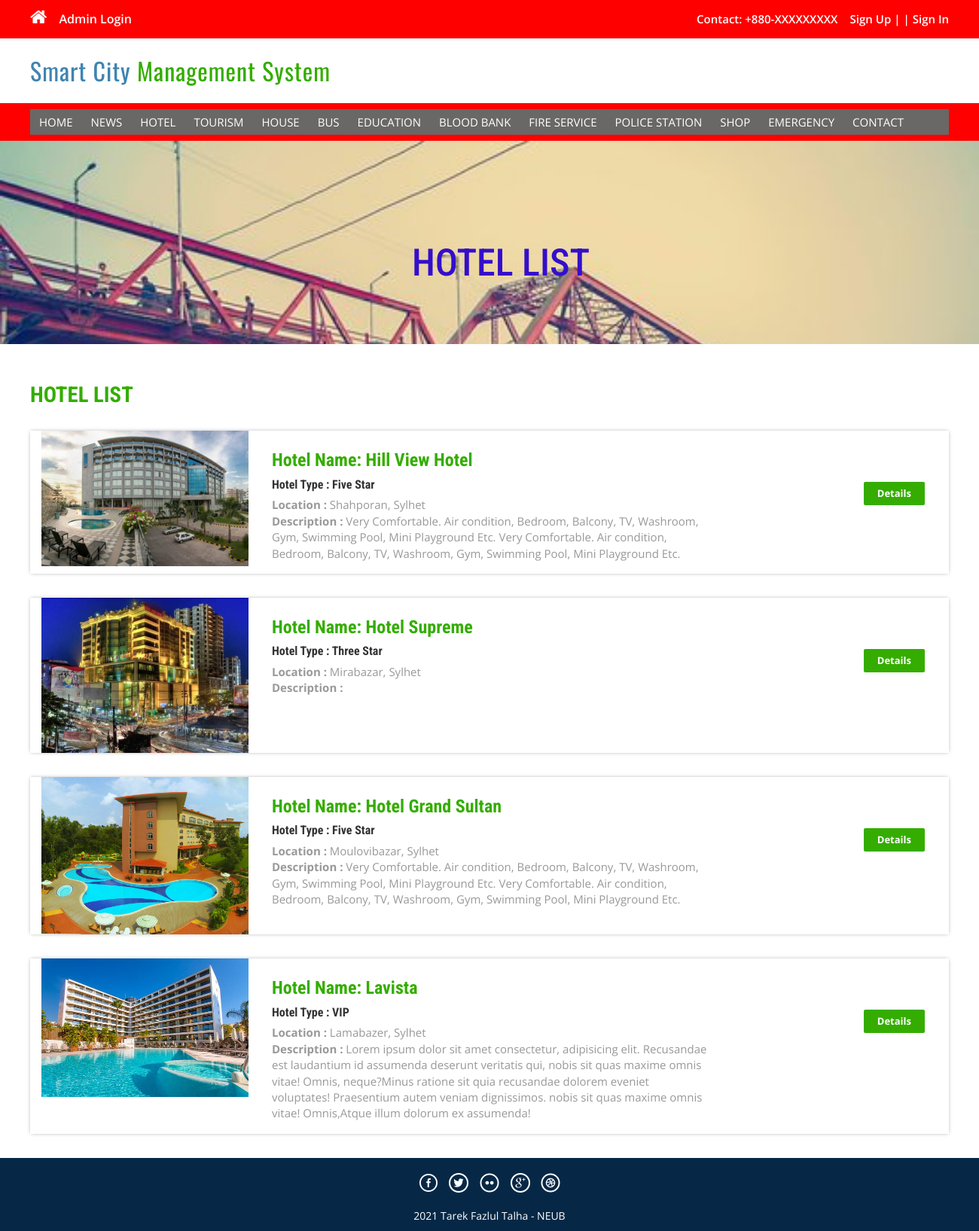
The app's page /hotel.php with its own data.
### tables this page shows
CREATE TABLE `tblhotel` (
  `HotelId` int(11) NOT NULL,
  `HotelName` varchar(200) NOT NULL,
  `HotelType` varchar(150) NOT NULL,
  `HotelLocation` varchar(100) NOT NULL,
  `Price` float NOT NULL,
  `HotelDetails` mediumtext NOT NULL,
  `HotelImage` varchar(100) NOT NULL,
  `Creationdate` timestamp NOT NULL DEFAULT current_timestamp(),
  `UpdationDate` timestamp NULL DEFAULT '0000-00-00 00:00:00' ON UPDATE current_timestamp()
);

### hotel.php (the view, shortened to what this page needs)
<?php
include('includes/config.php');
?>
<!DOCTYPE HTML>
<html>
<head>
<link href="css/bootstrap.css" rel='stylesheet' type='text/css' />
<link href="css/style.css" rel='stylesheet' type='text/css' />
<link href="css/font-awesome.css" rel="stylesheet">
<link href="css/animate.css" rel="stylesheet" type="text/css" media="all">
</head>
<body>
<?php include('includes/header.php');?>
<div class="banner-3">
	<div class="container">
		<h1 class="wow zoomIn animated animated" data-wow-delay=".5s" style="visibility: visible; animation-delay: 0.5s; animation-name: zoomIn;">HOTEL LIST</h1>
	</div>
</div>
<div class="rooms">
	<div class="container">
		<div class="room-bottom">
			<h3>HOTEL LIST</h3>
<?php $sql = "SELECT * from tblHotel";
$query = $dbh->prepare($sql);
$query->execute();
$results=$query->fetchAll(PDO::FETCH_OBJ);
if($query->rowCount() > 0)
{
foreach($results as $result)
{	?>
			<div class="rom-btm">
				<div class="col-md-3 room-left wow fadeInLeft animated" data-wow-delay=".5s">
					<img src="admin/hotelimages/<?php echo htmlentities($result->HotelImage);?>" class="img-responsive" alt="">
				</div>
				<div class="col-md-6 room-midle wow fadeInUp animated" data-wow-delay=".5s">
					<h4>Hotel Name: <?php echo htmlentities($result->HotelName);?></h4>
					<h6>Hotel Type : <?php echo htmlentities($result->HotelType);?></h6>
					<p><b>Location :</b> <?php echo htmlentities($result->HotelLocation);?></p>
					<p><b>Description :</b> <?php echo htmlentities($result->HotelDetails);?></p>
				</div>
				<div class="col-md-3 room-right wow fadeInRight animated" data-wow-delay=".5s">
					<a href="hotel-details.php?pkgid=<?php echo htmlentities($result->HotelId);?>" class="view">Details</a>
				</div>
				<div class="clearfix"></div>
			</div>
<?php }} ?>
		</div>
	</div>
</div>
<?php include('includes/footer.php');?>
</body>
</html>

### includes/header.php (shortened to what this page needs)
<?php if($_SESSION['login'])
{?>
<div class="top-header">
	<div class="container">
		<ul class="tp-hd-lft wow fadeInLeft animated" data-wow-delay=".5s">
			<li class="hm"><a href="index.html"><i class="fa fa-home"></i></a></li>
			<li class="prnt"><a href="profile.php">My Profile</a></li>
				<li class="prnt"><a href="change-password.php">Change Password</a></li>
			<!--<li class="prnt"><a href="bookhotel-history.php">Hotel Booking</a></li>
			<li class="prnt"><a href="bookhouse-history.php">House Booking</a></li>-->
			<li class="prnt"><a href="MyBookingHistory.php">My Booking History</a></li>
			<li class="prnt"><a href="book-tickets.php">Tickets</a></li>
			<li class="prnt"><a href="cart.php">Cart</a></li>
		</ul>
		<ul class="tp-hd-rgt wow fadeInRight animated" data-wow-delay=".5s">
			<li class="tol">Welcome :</li>
			<li class="sig"><?php echo htmlentities($_SESSION['login']);?></li>
			<li class="sigi"><a href="logout.php" >/ Logout</a></li>
        </ul>
		<div class="clearfix"></div>
	</div>
</div><?php } else {?>
<div class="top-header">
	<div class="container">
		<ul class="tp-hd-lft wow fadeInLeft animated" data-wow-delay=".5s">
			<li class="hm"><a href="index.php"><i class="fa fa-home"></i></a></li>
				<li class="hm"><a href="admin/index.php">Admin Login</a></li>
		</ul>
		<ul class="tp-hd-rgt wow fadeInRight animated" data-wow-delay=".5s">
			<li class="tol">Contact: +880-XXXXXXXXX</li>
			<li class="sig"><a href="signup.php" data-toggle="modal" data-target="#myModal" >Sign Up    |</a></li>
			<li class="sigi"><a href="signin.php" data-toggle="modal" data-target="#myModal4" >|   Sign In</a></li>
        </ul>
		<div class="clearfix"></div>
	</div>
</div>
<?php }?>
<div class="header">
	<div class="container">
		<div class="logo wow fadeInDown animated" data-wow-delay=".5s">
			<a href="index.php">Smart City<span> Management System</span></a>
		</div>
		<div class="clearfix"></div>
	</div>
</div>
<div class="footer-btm wow fadeInLeft animated" data-wow-delay=".5s">
	<div class="container">
	<div class="navigation">
			<nav class="navbar navbar-default">
				<div class="collapse navbar-collapse nav-wil" id="bs-example-navbar-collapse-1">
					<nav class="cl-effect-1">
						<ul class="nav navbar-nav">
							<li><a href="index.php">HOME</a></li>
							<li><a href="news.php">NEWS</a></li>
							<li><a href="hotel.php">HOTEL</a></li>
							<li><a href="tour.php">TOURISM</a></li>
							<li><a href="house.php">HOUSE</a></li>
							<li><a href="bus.php">BUS</a></li>
							<li><a href="education.php">EDUCATION</a></li>
							<li><a href="blood.php">BLOOD BANK</a></li>
							<li><a href="fireservice.php">FIRE SERVICE</a></li>
							<li><a href="police.php">POLICE STATION</a></li>
							<li><a href="shop.php">SHOP</a></li>
							<li><a href="emergency.php">EMERGENCY</a></li>
							<li><a href="enquiry.php">CONTACT</a></li>
								<div class="clearfix"></div>
						</ul>
					</nav>
				</div>
			</nav>
		</div>
	</div>
</div>

### includes/footer.php
<div class="copy-right">
	<div class="container">
		<div class="footer-social-icons wow fadeInDown animated animated" data-wow-delay=".5s" style="visibility: visible; animation-delay: 0.5s; animation-name: fadeInDown;">
			<ul>
				<li><a class="facebook" href="https://facebook.com/"><span>Facebook</span></a></li>
				<li><a class="twitter" href="https://twitter.com/"><span>Twitter</span></a></li>
				<li><a class="flickr" href="https://flicker.com/"><span>Flickr</span></a></li>
				<li><a class="googleplus" href="https://google.com/"><span>Google+</span></a></li>
				<li><a class="dribbble" href="https://neub.edu.bd/"><span>NEUB</span></a></li>
			</ul>
		</div>
		<p class="wow zoomIn animated animated" data-wow-delay=".5s" style="visibility: visible; animation-delay: 0.5s; animation-name: zoomIn;">2021 Tarek Fazlul Talha -<a href="https://neub.edu.bd/"> NEUB</a></p>
	</div>
</div>

### css/style.css (style rules this page uses)
html, body { font-size: 100%; background: #fff; font-family: 'Open Sans', sans-serif; }
body a,.grid_1,plan_1,plan_1.one,plan_1.two,i.icon1, i.icon2, i.icon3, i.icon4, i.icon5, i.icon6 { transition:0.5s all; -webkit-transition:0.5s all; -moz-transition:0.5s all; -o-transition:0.5s all; -ms-transition:0.5s all; }
h1,h2,h3,h4,h5,h6 { padding:0px; font-family: 'Roboto Condensed', sans-serif; }
p { margin:0; }
ul { margin:0; padding:0; }
.logo a { color: #3F84B1; letter-spacing: 1px; font-size: 2em; font-weight: 400; display: block; text-decoration: none; font-family: 'Oswald', sans-serif; }
.logo span { color:#34ad00; }
i.fa.fa-home { font-size: 24px; }
.top-header { background-color: red; border-bottom: 0 none; height: 51px; line-height: 50px; }
ul.tp-hd-lft { float: left; }
ul.tp-hd-lft li { display: inline-block; }
li.hm,li.prnt { margin-right: 12px; }
ul.tp-hd-lft a { font-size: 16px; font-weight: 600; color:#fff; }
ul.tp-hd-rgt { float:right; }
ul.tp-hd-rgt li { display: inline-block; font-size: 15px; font-weight: 600; color:#fff; }
ul.tp-hd-rgt a { font-size: 15px; font-weight: 600; color:#fff; }
li.ned,li.wrt,li.tol { margin-right: 12px; }
.header { background-color: #fff; margin: 0; padding: 20px 0 20px; }
.logo a { display: block; }
.logo { float: left; margin-right: 60px; }
.footer-btm li { display: inline-block; margin: 0 10px; font-size: 14px; color: #fff; }
.footer-btm li a { font-size: 15px; color: #fff; display: inline-block; padding: 5px 8px; }
.footer-btm { background:red; padding: 0.5em 0; text-align:center; }
.copy-right p { color:#fff; font-size:14px; line-height: 1.8em; }
.copy-right p a { color: #fff; }
.copy-right { background: #062846; text-align: center; padding: 0.5em 0; }
a.view { padding: 6px 18px; font-weight: 700; color: #fff; background-color: #34ad00; border: 0; font-size: 13px; border-radius: 2px; -webkit-transition: all .2s; -moz-transition: all .2s; transition: all .2s; margin-top: 20px; display: inline-block; }
.banner-3 { background: url(../images/06.jpg)no-repeat; background-size: cover; -webkit-background-size: cover; -o-background-size: cover; -ms-background-size: cover; -moz-background-size: cover; padding: 40px; min-height:200px; }
.banner-3 h1 { font-size: 50px; margin-bottom: 40px; padding: 1.5em 0 0; text-align: center; color: #340ecb; }
.rom-btm { margin-top: 2em; box-shadow: 0px 0px 5px -1px rgba(0, 0, 0, 0.37); }
.room-bottom h3 { font-size: 1.8em; font-weight: 700; color: #34ad00; }
.room-bottom { padding: 2em 0; }
.rom-btm h4 { font-size: 1.5em; font-weight: 700; color: #34ad00; }
.rom-btm p { font-size: 15px; color: #999; }
.rom-btm h6 { font-size: 1em; font-weight: 700; margin: 0.5em 0; }
.room-right { text-align: right; padding: 3em 2em; }
.room-midle { padding: 1em; }
.footer-social-icons ul li { display:inline-block; margin:0 0.2em; }
.footer-social-icons ul li a { width:30px; height:30px; background:url('../images/img-sprite.png') no-repeat 0px 0px; display:inline-block; position: relative; }
.footer-social-icons ul li a.facebook { background-position:0px 0px; }
.footer-social-icons ul li a.twitter { background-position:-30px 0px; }
.footer-social-icons ul li a.flickr { background-position:-60px 0px; }
.footer-social-icons ul li a.googleplus { background-position:-90px 0px; }
.footer-social-icons ul li a.dribbble { background-position:-120px 0px; }
.footer-social-icons { margin: 10px 0 10px; }
.navbar-default { background-color: #6a6767; !important; border-color: #4CB320 !important; }
.navbar { min-height: 0px !important; margin-bottom:0px !important; border-radius:0px !important; border: none !important; }
ul.nav.navbar-nav li a { font-size: 15px; color: #fff; display: inline-block; padding: 7px 2px; }
.navbar-collapse { padding-right: 0px !important; padding-left: 0px !important; }

### records on screen
tblhotel: HotelImage (picture), HotelName "Hill View Hotel", HotelType "Five Star", HotelLocation "Shahporan, Sylhet", HotelDetails "Very Comfortable. Air condition, Bedroom, Balcony, TV, Washroom, Gym, Swimming Pool, Mini Playground Etc. Very Comfortable. Air condition, Bedroom, Balcony, TV, Washroom, Gym, Swimming Pool, Mini Playground Etc."
tblhotel: HotelImage (picture), HotelName "Hotel Supreme", HotelType "Three Star", HotelLocation "Mirabazar, Sylhet"
tblhotel: HotelImage (picture), HotelName "Hotel Grand Sultan", HotelType "Five Star", HotelLocation "Moulovibazar, Sylhet", HotelDetails "Very Comfortable. Air condition, Bedroom, Balcony, TV, Washroom, Gym, Swimming Pool, Mini Playground Etc. Very Comfortable. Air condition, Bedroom, Balcony, TV, Washroom, Gym, Swimming Pool, Mini Playground Etc."
tblhotel: HotelImage (picture), HotelName "Lavista", HotelType "VIP", HotelLocation "Lamabazer, Sylhet", HotelDetails "Lorem ipsum dolor sit amet consectetur, adipisicing elit. Recusandae est laudantium id assumenda deserunt veritatis qui, nobis sit quas maxime omnis vitae! Omnis, neque?Minus ratione sit quia recusandae dolorem eveniet voluptates! Praesentium autem veniam dignissimos. nobis sit quas maxime omnis vitae! Omnis,Atque illum dolorum ex assumenda!"
